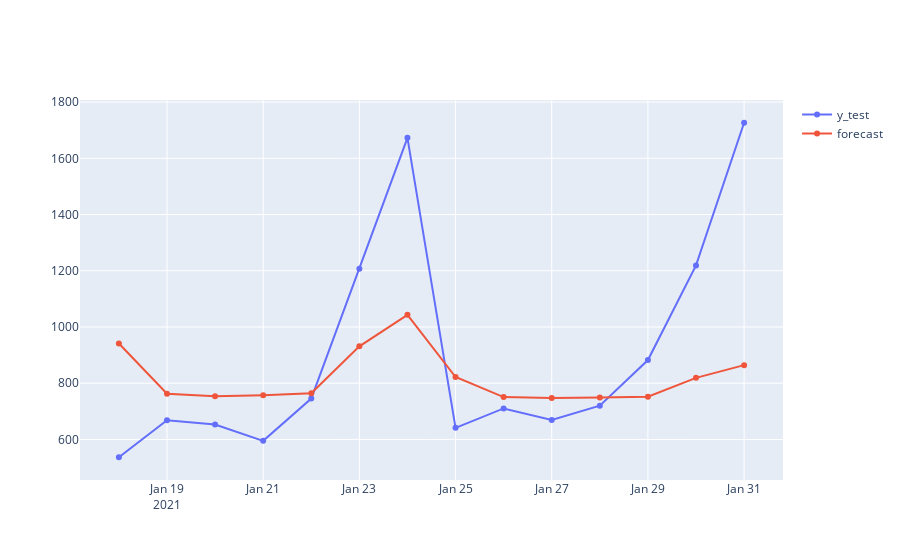

Write notebook code for a chart like this one.
### Code cell
fig = go.Figure()
fig.add_trace(go.Scatter(x=y_test.index, y=y_test, name='y_test'))
fig.add_trace(go.Scatter(x=y_test.index, y=y_forecast_SARIMA, name='forecast'))
fig.show()
